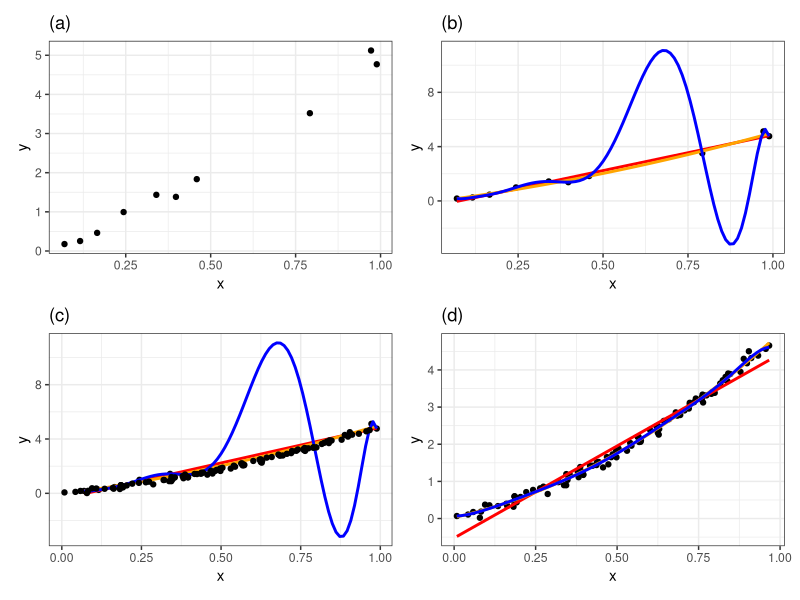

This figure's R source: (Note: this script raises an error after producing the figure.)
# Tese de Doutorado
# Estratégias para análise de dados de poluição do ar
# Maio de 2018
# William Nilson de Amorim

library(tidyverse)
library(patchwork)
set.seed(7)


# Exemplo trade-off viés/variancia ----------------------------------------

dados <- data_frame(
  x = runif(10),
  y = 2*x + 3*x^2 + rnorm(10, 0, 0.15) 
)

dados2 <- data_frame(
  x = runif(100),
  y = 2*x + 3*x^2 + rnorm(100, 0, 0.1) 
)

modelo <- lm(y ~ x, data = dados)
modelo2 <- lm(y ~ poly(x, 2), data = dados)


p1 <- ggplot(dados, aes(x = x, y = y)) + 
  geom_point() + 
  theme_bw() +
  ggtitle("(a)")

p2 <- ggplot(dados, aes(x = x, y = y)) + geom_point() + 
  geom_smooth(formula = y ~ x, colour = "red", se = FALSE, method = 'lm') +
  geom_smooth(formula = y ~ poly(x, 2), colour = "orange", se = FALSE, method = 'lm') +
  geom_smooth(formula = y ~ poly(x, 9), colour = "blue", se = FALSE, method = 'lm') +
  theme_bw() +
  ggtitle("(b)")

p3 <- ggplot(dados, aes(x = x, y = y)) + geom_point() + 
  geom_smooth(formula = y ~ x, colour = "red", se = FALSE, method = 'lm') +
  geom_smooth(formula = y ~ poly(x, 2), colour = "orange", se = FALSE, method = 'lm') +
  geom_smooth(formula = y ~ poly(x, 9), colour = "blue", se = FALSE, method = 'lm') +
  geom_point(data = dados2, aes(x = x, y = y)) +
  theme_bw() +
  ggtitle("(c)")

p4 <- ggplot(dados2, aes(x = x, y = y)) + geom_point() + 
  geom_smooth(formula = y ~ x, colour = "red", se = FALSE, method = 'lm') +
  geom_smooth(formula = y ~ poly(x, 2), colour = "orange", se = FALSE, method = 'lm') +
  geom_smooth(formula = y ~ poly(x, 9), colour = "blue", se = FALSE, method = 'lm') +
  theme_bw()  +
  ggtitle("(d)")

p <- p1 + p2 + p3 + p4

ggsave(
  filename = "text/figuras/cap-aprend-estat-trade-off.pdf", 
  plot = p,
  width = 6, height = 4
)

# Tabelas de RSME

poly_lm <- function(dados, d) {
  lm(y ~ poly(x, degree = d, raw = TRUE), data = dados)
}

calcula_rmse <- function(modelo) {
  mean(residuals(modelo)^2) %>%
    sqrt() %>% 
    round(3)
}

rmse1 <-
  map(1:9, poly_lm, dados = dados) %>% 
  map(calcula_rmse) %>% 
  purrr::flatten_dbl()

rmse2 <-
  map(1:9, poly_lm, dados = dados2) %>% 
  map(calcula_rmse) %>% 
  purrr::flatten_dbl()

tibble(
  `Grau do polinômio` = 1:9, 
  RMSE = rmse1, 
  RMSE2 = rmse2,
  Placeholder = ""
) %>% 
  knitr::kable(format = "latex", align = c("c", "c", "c"))

tibble(`Grau do polinômio` = 1:9, RMSE = rmse) %>% 
  knitr::kable(format = "html", align = c("c", "c"))





